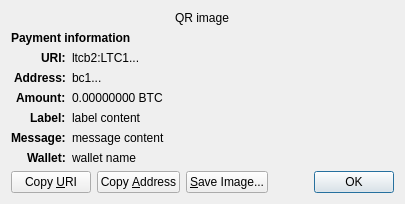
<?xml version="1.0" encoding="UTF-8"?>
<ui version="4.0">
 <class>ReceiveRequestDialog</class>
 <widget class="QDialog" name="ReceiveRequestDialog">
  <property name="geometry">
   <rect>
    <x>0</x>
    <y>0</y>
    <width>413</width>
    <height>229</height>
   </rect>
  </property>
  <property name="windowTitle">
   <string>Request payment to ...</string>
  </property>
  <layout class="QGridLayout" name="gridLayout" columnstretch="0,1">
   <property name="sizeConstraint">
    <enum>QLayout::SetFixedSize</enum>
   </property>
   <item row="0" column="0" colspan="2" alignment="Qt::AlignHCenter">
    <widget class="QRImageWidget" name="qr_code">
     <property name="text">
      <string notr="true">QR image</string>
     </property>
     <property name="textInteractionFlags">
      <set>Qt::NoTextInteraction</set>
     </property>
    </widget>
   </item>
   <item row="1" column="0" colspan="2">
    <widget class="QLabel" name="payment_header">
     <property name="font">
      <font>
       <weight>75</weight>
       <bold>true</bold>
      </font>
     </property>
     <property name="text">
      <string>Payment information</string>
     </property>
     <property name="textInteractionFlags">
      <set>Qt::NoTextInteraction</set>
     </property>
    </widget>
   </item>
   <item row="2" column="0" alignment="Qt::AlignRight|Qt::AlignTop">
    <widget class="QLabel" name="uri_tag">
     <property name="font">
      <font>
       <weight>75</weight>
       <bold>true</bold>
      </font>
     </property>
     <property name="text">
      <string notr="true">URI:</string>
     </property>
     <property name="textFormat">
      <enum>Qt::PlainText</enum>
     </property>
     <property name="textInteractionFlags">
      <set>Qt::NoTextInteraction</set>
     </property>
    </widget>
   </item>
   <item row="2" column="1" alignment="Qt::AlignTop">
    <widget class="QLabel" name="uri_content">
     <property name="text">
      <string notr="true">ltcb2:LTC1...</string>
     </property>
     <property name="textFormat">
      <enum>Qt::RichText</enum>
     </property>
     <property name="wordWrap">
      <bool>true</bool>
     </property>
     <property name="textInteractionFlags">
      <set>Qt::TextSelectableByMouse</set>
     </property>
    </widget>
   </item>
   <item row="3" column="0" alignment="Qt::AlignRight|Qt::AlignTop">
    <widget class="QLabel" name="address_tag">
     <property name="font">
      <font>
       <weight>75</weight>
       <bold>true</bold>
      </font>
     </property>
     <property name="text">
      <string>Address:</string>
     </property>
     <property name="textInteractionFlags">
      <set>Qt::NoTextInteraction</set>
     </property>
    </widget>
   </item>
   <item row="3" column="1" alignment="Qt::AlignTop">
    <widget class="QLabel" name="address_content">
     <property name="text">
      <string notr="true">bc1...</string>
     </property>
     <property name="textFormat">
      <enum>Qt::PlainText</enum>
     </property>
     <property name="textInteractionFlags">
      <set>Qt::TextSelectableByMouse</set>
     </property>
    </widget>
   </item>
   <item row="4" column="0" alignment="Qt::AlignRight|Qt::AlignTop">
    <widget class="QLabel" name="amount_tag">
     <property name="font">
      <font>
       <weight>75</weight>
       <bold>true</bold>
      </font>
     </property>
     <property name="text">
      <string>Amount:</string>
     </property>
     <property name="textInteractionFlags">
      <set>Qt::NoTextInteraction</set>
     </property>
    </widget>
   </item>
   <item row="4" column="1" alignment="Qt::AlignTop">
    <widget class="QLabel" name="amount_content">
     <property name="text">
      <string notr="true">0.00000000 BTC</string>
     </property>
     <property name="textFormat">
      <enum>Qt::PlainText</enum>
     </property>
     <property name="textInteractionFlags">
      <set>Qt::TextSelectableByMouse</set>
     </property>
    </widget>
   </item>
   <item row="5" column="0" alignment="Qt::AlignRight|Qt::AlignTop">
    <widget class="QLabel" name="label_tag">
     <property name="font">
      <font>
       <weight>75</weight>
       <bold>true</bold>
      </font>
     </property>
     <property name="text">
      <string>Label:</string>
     </property>
     <property name="textInteractionFlags">
      <set>Qt::NoTextInteraction</set>
     </property>
    </widget>
   </item>
   <item row="5" column="1" alignment="Qt::AlignTop">
    <widget class="QLabel" name="label_content">
     <property name="text">
      <string notr="true">label content</string>
     </property>
     <property name="textFormat">
      <enum>Qt::PlainText</enum>
     </property>
     <property name="wordWrap">
      <bool>true</bool>
     </property>
     <property name="textInteractionFlags">
      <set>Qt::TextSelectableByMouse</set>
     </property>
    </widget>
   </item>
   <item row="6" column="0" alignment="Qt::AlignRight|Qt::AlignTop">
    <widget class="QLabel" name="message_tag">
     <property name="font">
      <font>
       <weight>75</weight>
       <bold>true</bold>
      </font>
     </property>
     <property name="text">
      <string>Message:</string>
     </property>
     <property name="textInteractionFlags">
      <set>Qt::NoTextInteraction</set>
     </property>
    </widget>
   </item>
   <item row="6" column="1" alignment="Qt::AlignTop">
    <widget class="QLabel" name="message_content">
     <property name="text">
      <string notr="true">message content</string>
     </property>
     <property name="textFormat">
      <enum>Qt::PlainText</enum>
     </property>
     <property name="wordWrap">
      <bool>true</bool>
     </property>
     <property name="textInteractionFlags">
      <set>Qt::TextSelectableByMouse</set>
     </property>
    </widget>
   </item>
   <item row="7" column="0" alignment="Qt::AlignRight|Qt::AlignTop">
    <widget class="QLabel" name="wallet_tag">
     <property name="font">
      <font>
       <weight>75</weight>
       <bold>true</bold>
      </font>
     </property>
     <property name="text">
      <string>Wallet:</string>
     </property>
     <property name="textInteractionFlags">
      <set>Qt::NoTextInteraction</set>
     </property>
    </widget>
   </item>
   <item row="7" column="1" alignment="Qt::AlignTop">
    <widget class="QLabel" name="wallet_content">
     <property name="text">
      <string notr="true">wallet name</string>
     </property>
     <property name="textFormat">
      <enum>Qt::PlainText</enum>
     </property>
     <property name="wordWrap">
      <bool>true</bool>
     </property>
     <property name="textInteractionFlags">
      <set>Qt::TextSelectableByMouse</set>
     </property>
    </widget>
   </item>
   <item row="8" column="0" colspan="2">
    <layout class="QHBoxLayout" name="horizontalLayout">
     <item>
      <widget class="QPushButton" name="btnCopyURI">
       <property name="text">
        <string>Copy &amp;URI</string>
       </property>
       <property name="autoDefault">
        <bool>false</bool>
       </property>
      </widget>
     </item>
     <item>
      <widget class="QPushButton" name="btnCopyAddress">
       <property name="text">
        <string>Copy &amp;Address</string>
       </property>
       <property name="autoDefault">
        <bool>false</bool>
       </property>
      </widget>
     </item>
     <item>
      <widget class="QPushButton" name="btnSaveAs">
       <property name="text">
        <string>&amp;Save Image...</string>
       </property>
       <property name="autoDefault">
        <bool>false</bool>
       </property>
      </widget>
     </item>
     <item>
      <spacer name="horizontalSpacer_2">
       <property name="orientation">
        <enum>Qt::Horizontal</enum>
       </property>
       <property name="sizeHint" stdset="0">
        <size>
         <width>40</width>
         <height>20</height>
        </size>
       </property>
      </spacer>
     </item>
     <item>
      <widget class="QDialogButtonBox" name="buttonBox">
       <property name="focusPolicy">
        <enum>Qt::StrongFocus</enum>
       </property>
       <property name="standardButtons">
        <set>QDialogButtonBox::Ok</set>
       </property>
      </widget>
     </item>
    </layout>
   </item>
  </layout>
 </widget>
 <customwidgets>
  <customwidget>
   <class>QRImageWidget</class>
   <extends>QLabel</extends>
   <header>qt/qrimagewidget.h</header>
  </customwidget>
 </customwidgets>
 <tabstops>
  <tabstop>buttonBox</tabstop>
  <tabstop>btnCopyURI</tabstop>
  <tabstop>btnCopyAddress</tabstop>
  <tabstop>btnSaveAs</tabstop>
 </tabstops>
 <resources/>
 <connections>
  <connection>
   <sender>buttonBox</sender>
   <signal>accepted()</signal>
   <receiver>ReceiveRequestDialog</receiver>
   <slot>accept()</slot>
   <hints>
    <hint type="sourcelabel">
     <x>135</x>
     <y>230</y>
    </hint>
    <hint type="destinationlabel">
     <x>135</x>
     <y>126</y>
    </hint>
   </hints>
  </connection>
 </connections>
</ui>
